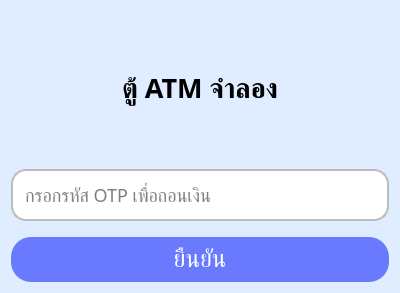
<?xml version="1.0" encoding="UTF-8"?>
<ui version="4.0">
 <class>SimulatedATMDialog</class>
 <widget class="QDialog" name="SimulatedATMDialog">
  <property name="geometry">
   <rect>
    <x>0</x>
    <y>0</y>
    <width>400</width>
    <height>293</height>
   </rect>
  </property>
  <property name="windowTitle">
   <string>Dialog</string>
  </property>
  <property name="styleSheet">
   <string notr="true">background: #e0ecff;</string>
  </property>
  <layout class="QVBoxLayout" name="verticalLayout">
   <item>
    <widget class="QLabel" name="label">
     <property name="font">
      <font>
       <family>Kanit</family>
       <pointsize>20</pointsize>
       <bold>true</bold>
      </font>
     </property>
     <property name="styleSheet">
      <string notr="true">color: #000;</string>
     </property>
     <property name="text">
      <string>ตู้ ATM จำลอง</string>
     </property>
     <property name="alignment">
      <set>Qt::AlignmentFlag::AlignCenter</set>
     </property>
    </widget>
   </item>
   <item>
    <widget class="QLineEdit" name="OTPEdit">
     <property name="font">
      <font>
       <family>Kanit</family>
       <pointsize>-1</pointsize>
      </font>
     </property>
     <property name="styleSheet">
      <string notr="true">padding: 10px;
background: white;
font-size: 18px;
border-radius: 15px;
border: 2px solid #BCBCBC;
color: #000;
</string>
     </property>
     <property name="text">
      <string/>
     </property>
     <property name="placeholderText">
      <string>กรอกรหัส OTP เพื่อถอนเงิน</string>
     </property>
    </widget>
   </item>
   <item>
    <widget class="QPushButton" name="ConfirmBtn">
     <property name="font">
      <font>
       <family>Kanit</family>
       <pointsize>-1</pointsize>
       <fontweight>Medium</fontweight>
      </font>
     </property>
     <property name="styleSheet">
      <string notr="true">background-color: #697aff;
padding: 10px;
margin-top: 10px;
border-radius: 20px;
color: white;
font-size: 24px;
</string>
     </property>
     <property name="text">
      <string>ยืนยัน</string>
     </property>
    </widget>
   </item>
  </layout>
 </widget>
 <resources/>
 <connections/>
</ui>
